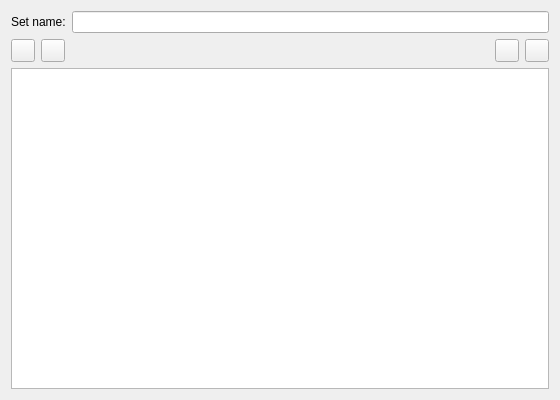
<?xml version="1.0" encoding="UTF-8"?>
<ui version="4.0">
 <class>PredefinedFilterSetEdit</class>
 <widget class="QWidget" name="PredefinedFilterSetEdit">
  <property name="geometry">
   <rect>
    <x>0</x>
    <y>0</y>
    <width>560</width>
    <height>400</height>
   </rect>
  </property>
  <property name="windowTitle">
   <string>Filter Set</string>
  </property>
  <layout class="QVBoxLayout" name="verticalLayout_2">
   <item>
    <layout class="QHBoxLayout" name="nameLayout">
     <item>
      <widget class="QLabel" name="nameLabel">
       <property name="text">
        <string>Set name:</string>
       </property>
      </widget>
     </item>
     <item>
      <widget class="QLineEdit" name="nameEdit"/>
     </item>
    </layout>
   </item>
   <item>
    <layout class="QHBoxLayout" name="buttonsLayout">
     <property name="spacing">
      <number>6</number>
     </property>
     <item>
      <widget class="QToolButton" name="addFilterButton">
       <property name="toolTip">
        <string>New Filter</string>
       </property>
       <property name="text">
        <string/>
       </property>
       <property name="icon">
        <iconset resource="../../app/logsquirl.qrc">
         <normaloff>:/images/icons8-plus-16.png</normaloff>:/images/icons8-plus-16.png</iconset>
       </property>
      </widget>
     </item>
     <item>
      <widget class="QToolButton" name="removeFilterButton">
       <property name="toolTip">
        <string>Delete Filter</string>
       </property>
       <property name="text">
        <string/>
       </property>
       <property name="icon">
        <iconset resource="../../app/logsquirl.qrc">
         <normaloff>:/images/icons8-minus-16.png</normaloff>:/images/icons8-minus-16.png</iconset>
       </property>
      </widget>
     </item>
     <item>
      <spacer name="horizontalSpacer">
       <property name="orientation">
        <enum>Qt::Horizontal</enum>
       </property>
       <property name="sizeHint" stdset="0">
        <size>
         <width>40</width>
         <height>20</height>
        </size>
       </property>
      </spacer>
     </item>
     <item>
      <widget class="QToolButton" name="upFilterButton">
       <property name="toolTip">
        <string>Move Filter Up</string>
       </property>
       <property name="text">
        <string/>
       </property>
       <property name="icon">
        <iconset resource="../../app/logsquirl.qrc">
         <normaloff>:/images/icons8-up-16.png</normaloff>:/images/icons8-up-16.png</iconset>
       </property>
      </widget>
     </item>
     <item>
      <widget class="QToolButton" name="downFilterButton">
       <property name="toolTip">
        <string>Move Filter Down</string>
       </property>
       <property name="text">
        <string/>
       </property>
       <property name="icon">
        <iconset resource="../../app/logsquirl.qrc">
         <normaloff>:/images/icons8-down-arrow-16.png</normaloff>:/images/icons8-down-arrow-16.png</iconset>
       </property>
      </widget>
     </item>
    </layout>
   </item>
   <item>
    <widget class="QTableWidget" name="filtersTableWidget">
     <property name="selectionMode">
      <enum>QAbstractItemView::SingleSelection</enum>
     </property>
     <property name="selectionBehavior">
      <enum>QAbstractItemView::SelectRows</enum>
     </property>
    </widget>
   </item>
  </layout>
 </widget>
 <resources>
  <include location="../../app/logsquirl.qrc"/>
 </resources>
 <connections/>
</ui>
